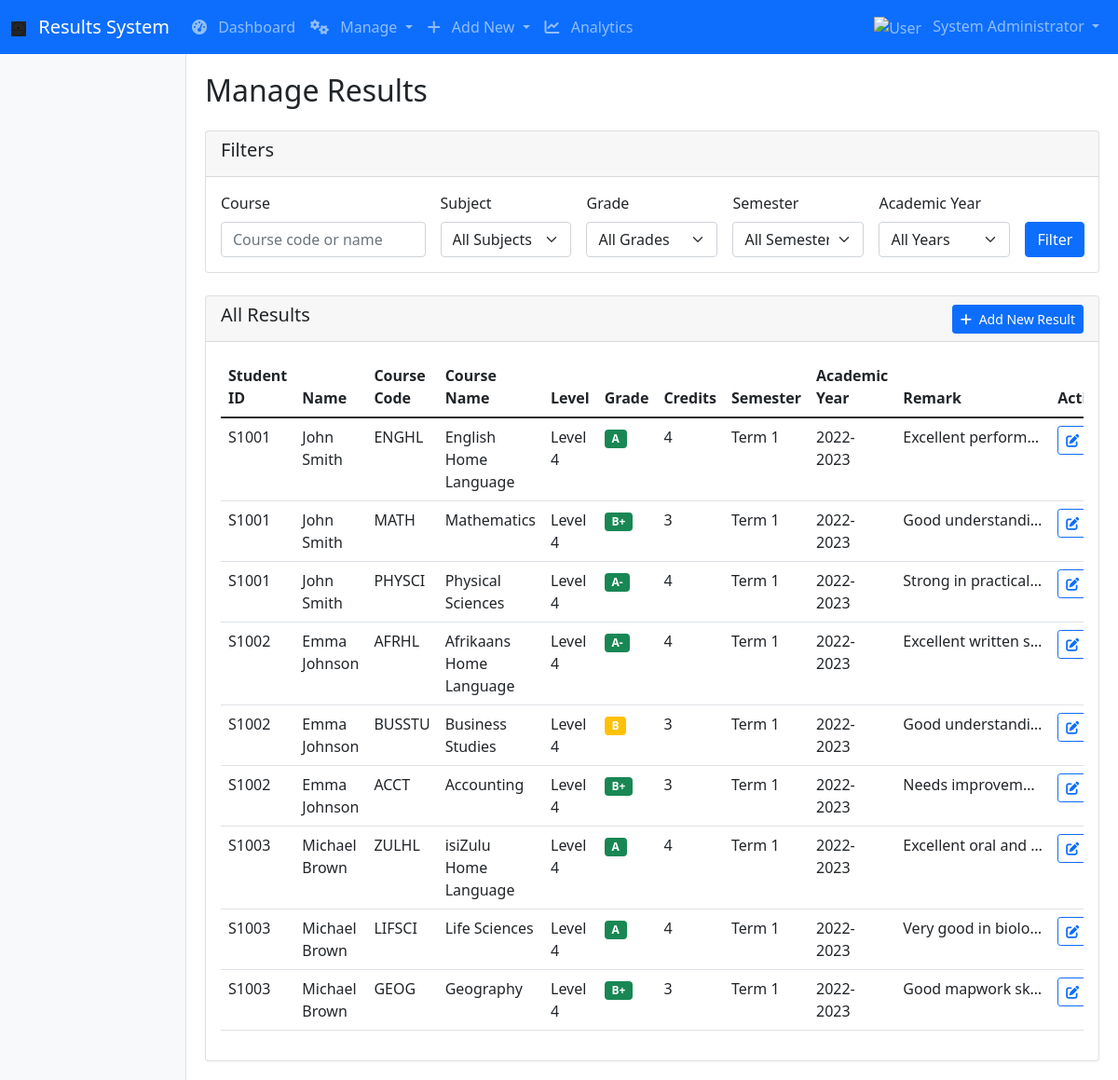
The page /admin/results (signed in) on the database as committed earlier.
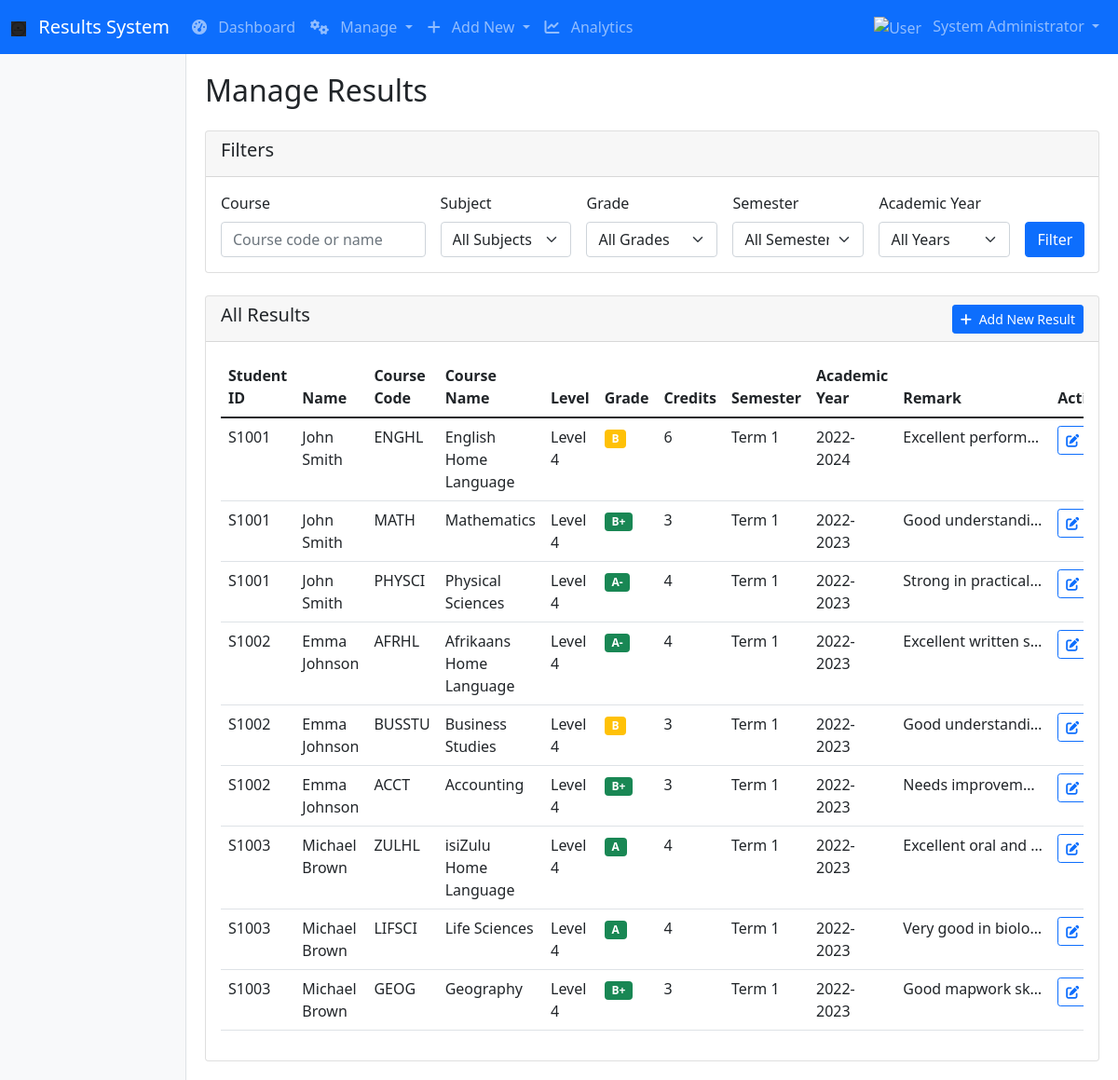
The same page on the database as committed later.
### tables this page shows
CREATE TABLE results
                 (id INTEGER PRIMARY KEY AUTOINCREMENT,
                 student_id TEXT NOT NULL,
                 course_code TEXT NOT NULL,
                 course_name TEXT NOT NULL,
                 subject_level TEXT,
                 grade TEXT NOT NULL,
                 credits INTEGER,
                 semester TEXT NOT NULL,
                 academic_year TEXT NOT NULL,
                 remark TEXT,
                 FOREIGN KEY (student_id) REFERENCES students (student_id));

CREATE TABLE students
                 (id INTEGER PRIMARY KEY AUTOINCREMENT,
                 student_id TEXT UNIQUE NOT NULL,
                 full_name TEXT NOT NULL,
                 email TEXT NOT NULL,
                 program TEXT,
                 year INTEGER,
                 date_of_birth TEXT,
                 phone_number TEXT,
                 address TEXT);

### app.py (the view)
    def decorated_function(*args, **kwargs):
        if 'role' not in session or session['role'] != 'admin':
            flash('Admin access required.', 'danger')
            return redirect(url_for('login'))
        return f(*args, **kwargs)

### app.py (called while the page is built)
def get_db_connection():
    conn = sqlite3.connect('results.db')
    conn.row_factory = sqlite3.Row
    return conn

def admin_required(f):
    def decorated_function(*args, **kwargs):
        if 'role' not in session or session['role'] != 'admin':
            flash('Admin access required.', 'danger')
            return redirect(url_for('login'))
        return f(*args, **kwargs)
    decorated_function.__name__ = f.__name__
    return decorated_function

@app.context_processor
def utility_processor():
    def now(format='%Y-%m-%d %H:%M'):
        return datetime.now().strftime(format)
    return dict(now=now)

### templates/manage_results.html (shortened to what this page needs)
{% extends "base.html" %}
{% block content %}
<h2 class="mb-4">Manage Results</h2>
<div class="card mb-4">
    <div class="card-header">
        <h5>Filters</h5>
    </div>
    <div class="card-body">
        <form method="GET" class="row g-3">
            <div class="col-md-3">
                <label for="course" class="form-label">Course</label>
                <input type="text" class="form-control" id="course" name="course" value="{{ current_filters.course }}" placeholder="Course code or name">
            </div>
            <div class="col-md-2">
                <label for="subject" class="form-label">Subject</label>
                <select class="form-select" id="subject" name="subject">
                    <option value="">All Subjects</option>
                </select>
            </div>
            <div class="col-md-2">
                <label for="grade" class="form-label">Grade</label>
                <select class="form-select" id="grade" name="grade">
                    <option value="">All Grades</option>
                </select>
            </div>
            <div class="col-md-2">
                <label for="semester" class="form-label">Semester</label>
                <select class="form-select" id="semester" name="semester">
                    <option value="">All Semesters</option>
                </select>
            </div>
            <div class="col-md-2">
                <label for="year" class="form-label">Academic Year</label>
                <select class="form-select" id="year" name="year">
                    <option value="">All Years</option>
                </select>
            </div>
            <div class="col-md-1 d-flex align-items-end">
                <button type="submit" class="btn btn-primary">Filter</button>
            </div>
        </form>
    </div>
</div>
<div class="card">
    <div class="card-header d-flex justify-content-between align-items-center">
        <h5>All Results</h5>
        <a href="{{ url_for('add_result') }}" class="btn btn-primary btn-sm">
            <i class="fas fa-plus me-1"></i> Add New Result
        </a>
    </div>
    <div class="card-body">
        {% if results %}
        <div class="table-responsive">
            <table class="table table-hover">
                <thead>
                    <tr>
                        <th>Student ID</th>
                        <th>Name</th>
                        <th>Course Code</th>
                        <th>Course Name</th>
                        <th>Level</th>
                        <th>Grade</th>
                        <th>Credits</th>
                        <th>Semester</th>
                        <th>Academic Year</th>
                        <th>Remark</th>
                        <th>Actions</th>
                    </tr>
                </thead>
                <tbody>
                    {% for result in results %}
                    <tr>
                        <td>{{ result.student_id }}</td>
                        <td>{{ result.full_name }}</td>
                        <td>{{ result.course_code }}</td>
                        <td>{{ result.course_name }}</td>
                        <td>{{ result.subject_level or 'N/A' }}</td>
                        <td>
                            <span class="badge bg-{% if result.grade in ['A', 'A-', 'B+'] %}success{% elif result.grade in ['B', 'B-', 'C+'] %}warning{% else %}danger{% endif %}">
                                {{ result.grade }}
                            </span>
                        </td>
                        <td>{{ result.credits }}</td>
                        <td>{{ result.semester }}</td>
                        <td>{{ result.academic_year }}</td>
                        <td>
                            {% if result.remark %}
                            <span class="d-inline-block text-truncate" style="max-width: 150px;" title="{{ result.remark }}">
                                {{ result.remark }}
                            </span>
                            {% else %}
                            <span class="text-muted">No remark</span>
                            {% endif %}
                        </td>
                        <td>
                            <div class="btn-group btn-group-sm">
                                <a href="{{ url_for('edit_result', result_id=result.id) }}" class="btn btn-outline-primary" title="Edit">
                                    <i class="fas fa-edit"></i>
                                </a>
                            </div>
                        </td>
                    </tr>
                    {% endfor %}
                </tbody>
            </table>
        </div>
        {% else %}
        <p class="text-center">No results found.</p>
        {% endif %}
    </div>
</div>
{% endblock %}

### templates/base.html (shortened to what this page needs)
<!DOCTYPE html>
<html lang="en">
<head>
    <link href="https://cdn.jsdelivr.net/npm/bootstrap@5.1.3/dist/css/bootstrap.min.css" rel="stylesheet">
    <link href="https://cdnjs.cloudflare.com/ajax/libs/font-awesome/6.0.0/css/all.min.css" rel="stylesheet">
</head>
<body>
    <nav class="navbar navbar-expand-lg navbar-dark bg-primary">
        <div class="container-fluid">
            <a class="navbar-brand" href="{{ url_for('index') }}">
                <img src="{{ url_for('static', filename='images/Logo.png') }}" alt="Logo" class="nav-icon" height="24">
                Results System
            </a>
            <div class="collapse navbar-collapse" id="navbarNav">
                <ul class="navbar-nav me-auto">
                    {% if session.role == 'admin' %}
                    <li class="nav-item">
                        <a class="nav-link" href="{{ url_for('admin_dashboard') }}">
                            <i class="fas fa-tachometer-alt me-2"></i>
                            Dashboard
                        </a>
                    </li>
                    <li class="nav-item dropdown">
                        <a class="nav-link dropdown-toggle" href="#" id="manageDropdown" role="button" data-bs-toggle="dropdown">
                            <i class="fas fa-cogs me-2"></i>
                            Manage
                        </a>
                    </li>
                    <li class="nav-item dropdown">
                        <a class="nav-link dropdown-toggle" href="#" id="addDropdown" role="button" data-bs-toggle="dropdown">
                            <i class="fas fa-plus me-2"></i>
                            Add New
                        </a>
                    </li>
                    <li class="nav-item">
                        <a class="nav-link" href="{{ url_for('analytics') }}">
                            <i class="fas fa-chart-line me-2"></i>
                            Analytics
                        </a>
                    </li>
                    {% endif %}
                </ul>
                <ul class="navbar-nav">
                    {% if session.username %}
                    <li class="nav-item dropdown">
                        <a class="nav-link dropdown-toggle" href="#" id="userDropdown" role="button" data-bs-toggle="dropdown">
                            <img src="{{ url_for('static', filename='images/user.png') }}" alt="User" class="nav-icon">
                            {{ session.full_name }}
                        </a>
                    </li>
                    {% endif %}
                </ul>
            </div>
        </div>
    </nav>
    <div class="container-fluid">
        <div class="row">
            {% if session.role %}
            <div class="col-md-2 sidebar p-3">
            </div>
            <div class="col-md-10 main-content">
                {% block content %}{% endblock %}
            </div>
            {% else %}
            <div class="col-12">
                {% block content_public %}{% endblock %}
            </div>
            {% endif %}
        </div>
    </div>
</body>
</html>

### templates/base.html (style rules this page uses)
.sidebar { min-height: calc(100vh - 56px); background-color: #f8f9fa; border-right: 1px solid #dee2e6; }
.main-content { padding: 20px; }
.nav-icon { width: 16px; height: 16px; margin-right: 8px; }

Rows that differ between the two databases and show on the page:
changed results "ENGHL": grade "A" → "B"; credits "4" → "6"; academic_year "2022-2023" → "2022-2024"
